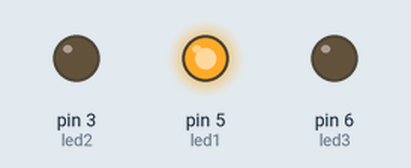
Recording of a sketch running on a simulated Arduino Uno, built with avr-gcc and run on an emulated ATmega328P. On the bench: output pins drawn as LEDs (lit = HIGH).

Above: at 0.15 s.
At 0.75 s:
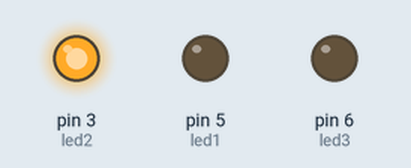
At 1.35 s:
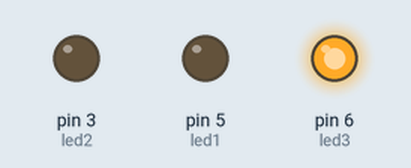
At 3.45 s:
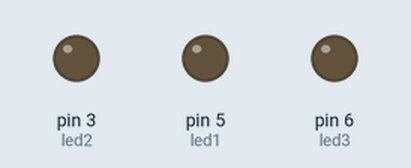
Timing chart, 0 to 4.1 s (numbered marks = the images above):
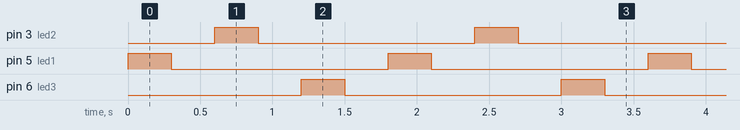

The sketch:

User_Program1_3.ino
```cpp
/*Software 1073 Arduino BoeBots
User Program
Method stubs are pre-made. add your own code to complete the challenge!

Program Task: Cycle the 3 leds of the robot, so that one led turns on, then the next, then the next
Feel free to view the example program within the same folder if you need help!
*/
int led1 = 5;
int led2 = 3;
int led3 = 6;
void setup(){
  pinMode(led1, OUTPUT);
  pinMode(led2, OUTPUT);
  pinMode(led3, OUTPUT);
}

void loop(){
  digitalWrite(led1, HIGH);
  delay(300);
  digitalWrite(led1,LOW);
  delay(300);
    digitalWrite(led2, HIGH);
  delay(300);
  digitalWrite(led2,LOW);
  delay(300);
    digitalWrite(led3, HIGH);
  delay(300);
  digitalWrite(led3,LOW);
  delay(300);
}
```

Measured:
- by itself, pin 3 (led2), pin 5 (led1), pin 6 (led3): alternates HIGH for 0.30 s and LOW for 1.5 s
- by itself, everything shown: repeats every 1.8 s, in 6 steps
